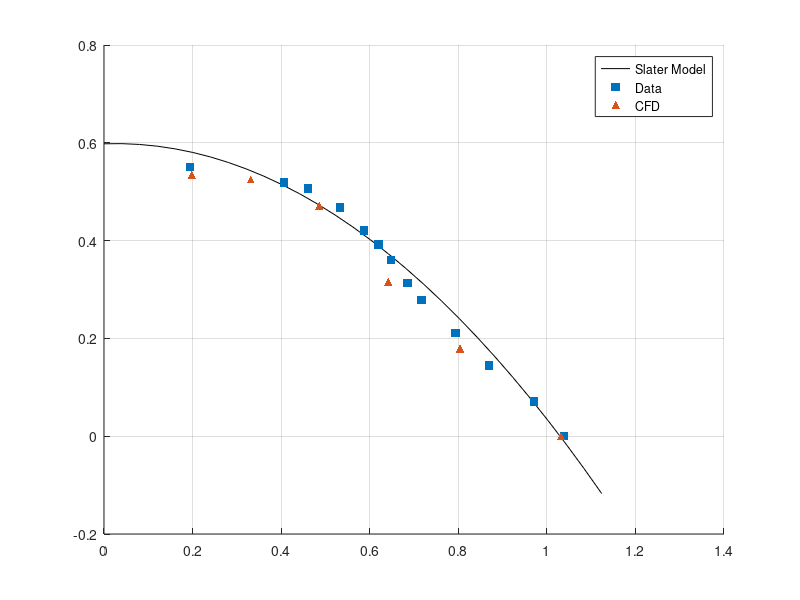

The MATLAB source for this figure: (Note: this script raises an error after producing the figure.)
clear; clc


%[0.06426610978520282, -0.00014416775884665278;
cfd_data = [0.06426610978520282, 0;
0.01234706612824018, 0.033328964613368275;
0.020639722925144748, 0.032726081258191334;
0.030300589308001013, 0.029370904325032757;
0.03995199360644611, 0.019672346002621237;
0.05008252345189351, 0.011179554390563555];



efd_data = [0.012059673783939639, 0.03431230564964155;
0.036603710755445454, 0.026207981542455107;
0.044666540641628574, 0.01732076575657504;
0.04942177224024738,  0.013153210701277056;
0.054141503427901666, 0.0090231261087112;
0.06044960025569479,  0.004426562696064985;
% 0.06465393794749408, -0.00014416775884665278;
0.06465393794749408, 0;
0.04269634998138862,  0.01948885976408912;
0.04040359308970683,  0.022424639580602892;
0.038616588519754635, 0.0244167758846658;
0.03319403216170311,  0.029134993446920047;
0.028692895147592882, 0.031572739187418083;
0.025352740250925116, 0.032332896461336844];

mach = 2.46;
gamma = 1.4;
factor = (1+(gamma-1)*mach^2/2)^(gamma/(gamma-1));

plen_ratio_unscaled = 0:0.0025:0.07;
plen_ratio_scaled = plen_ratio_unscaled*factor;
slater_model_scaled = -0.59361420*plen_ratio_scaled.^2 + 0.03069346*plen_ratio_scaled + 0.59799735;
slater_model_unscaled = slater_model_scaled/factor;

slater_model_mod = -0.57*plen_ratio_scaled.^2 + 0.59799735;

% unscaled -> Q_sonic
% figure(1); clf; hold on
% plot(plen_ratio_unscaled,slater_model_unscaled,'k')
% scatter(efd_data(:,1),efd_data(:,2),'square','filled')
% scatter(cfd_data(:,1),cfd_data(:,2),'^','filled')

% scaled -> Q_sonic-B
figure(1); clf; hold on
plot(plen_ratio_scaled,slater_model_scaled,'k')
%plot(plen_ratio_scaled,slater_model_mod)
scatter(efd_data(:,1)*factor,efd_data(:,2)*factor,'square','filled')
scatter(cfd_data(:,1)*factor,cfd_data(:,2)*factor,'^','filled')

grid on
lgd = legend('Slater Model','Data','CFD','Location','Best');
lgd.Box = 'off';
xlim([0,1.2])
ylim([0,0.6])
ylabel('Surface Sonic Flow Coefficient')
xlabel('Plenum Static Pressure Ratio')

x0=10;
y0=10;
width=300;
height=200;
set(gcf,'units','points','position',[x0,y0,width,height])

% expand axis to fill figure
fig = gcf;
ax = findobj(fig,'type','axes');
for axn = 1:length(ax)
    outerpos = ax(axn).OuterPosition;
    ti = ax(axn).TightInset;
    left = outerpos(1) + ti(1);
    bottom = outerpos(2) + ti(2);
    ax_width = outerpos(3) - ti(1) - ti(3);
    ax_height = outerpos(4) - ti(2) - ti(4);
    ax(axn).Position = [left bottom ax_width ax_height];
end

% save as
raw_name = fullfile('..','figures','slater_cfd_plot');
format = 'both';

set(gcf,'color','w');
set(gcf,'PaperPositionMode','auto')

switch format
    case 'png'
        print([raw_name, '.png'],'-dpng')
    case 'eps'
        print([raw_name, '.eps'],'-depsc')
    case 'both'
        print([raw_name, '.png'],'-dpng')
        print([raw_name, '.eps'],'-depsc')
    otherwise
        disp(['unrecognized format: ',format])
end

